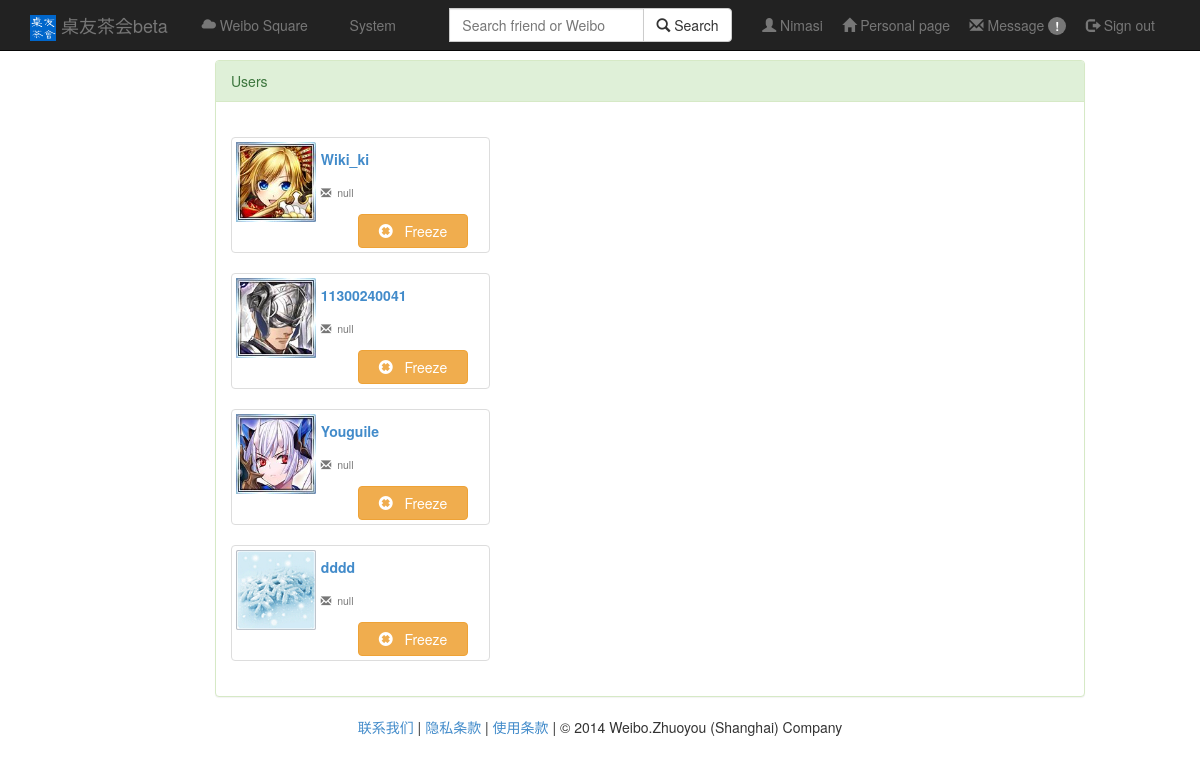
/system (signed in), run on the app's committed database.
### app/models.py (models this page shows, shortened)
class User(db.Model):
    username = db.Column(db.String(128) , primary_key = True)
    url = db.Column(db.String(128))#头像
    nickname = db.Column(db.String(128) , index = True)
    email = db.Column(db.String(128) , index = True)
    password = db.Column(db.String(256) , index = True)
    state = db.Column(db.SmallInteger , default = STATE_OK)#激活和非激活状态
    role = db.Column(db.SmallInteger ,default = ROLE_USER)#用户和管理员两种权限
    lvip = db.Column(db.SmallInteger , default = 0)#活跃度等级
    point = db.Column(db.SmallInteger , default = 0)#活跃度分值

### app/views.py (the view)
@app.route('/system')
def system():
        if 'username' in session:
                Username = session['username']
                ret = models.User.query.filter_by(username=Username).first()
                posts = models.User.query.filter_by().all()
                if ret.role == 1:
                        return render_template("system.html",posts=posts,ret=ret,nickname=ret.nickname)
                else:
                        return render_template("error.html")
        return render_template("error.html")

### app/templates/system.html (shortened to what this page needs)
{% extends "base.html" %}
{% block content %}
<br>
<br>
<br>
<div class="container-fluid">
      <div class="row">
        <div class="col-md-9 col-md-offset-2">
			<div class="panel panel-success">
				<div class="panel-heading">Users</div>
				<div class="panel-body">
					{% for post in posts %}
					<div class="row">
					  <div class="col-sm-6 col-md-4">
						<div class="thumbnail">
							<div class="row">
								<div class="col-md-3">
									<img src="{{post.url}}" height="80" width="80"></img>
								</div>
								<div class="col-md-9">
									<div class="col-md-4">
										<a class="text-left" href="/homepage?uid={{post.username}}"><h5><b>{{post.username}}</b></h5></a>
									</div>
									<div class="col-md-7">
									</div>
									<div class="col-md-12">
											<label for="friendcard" id="email"><h5><small><span class="glyphicon glyphicon glyphicon-envelope"></span>&nbsp;&nbsp;{{post.email}}</small></h5></label>
									</div>
									<div class="row">
										<div class="col-md-8 col-md-offset-3">
											<button type="submit" class="btn btn-warning btn-block" id="Freeze"><span class="glyphicon glyphicon-remove-sign"></span>&nbsp;&nbsp; Freeze</button>
										</div>
									</div>
								</div>
							</div>
						</div>
					  </div>
					  </div>
					{% endfor %}
					</div>
				</div>
			</div>
        </div>
      </div>
{% endblock %}

### app/templates/base.html (shortened to what this page needs)
<html>
<head>
<link href="/static/css/bootstrap.min.css" rel="stylesheet">
</head>
<body>
<div class="navbar navbar-inverse navbar-fixed-top" role="navigation">
	<div class="container">
		<div class="navbar-header">
			<a class="navbar-brand" href="/home"><img src="/static/pic/icon.jpg" height="26" width="26"></img> 桌友茶会beta</a>
		</div>
		<p class="navbar-text navbar-left">
			&nbsp;<a href="/square" class="navbar-link"><span class="glyphicon glyphicon-cloud"></span>&nbsp;Weibo Square</a>&nbsp;
		</p>
		<p class="navbar-text navbar-left">
			&nbsp;<a href="/system" class="navbar-link">&nbsp;System</a>&nbsp;
		</p>
		<p class="navbar-text navbar-right">
			<span class="glyphicon glyphicon-user"></span><a href="/settings/profile" class="navbar-link" id = "Nick">&nbsp;{{ nickname }}</a>&nbsp;&nbsp;&nbsp;&nbsp;
			<a href="/homepage?uid=self" class="navbar-link"><span class="glyphicon glyphicon glyphicon-home"></span> Personal page</a>&nbsp;&nbsp;&nbsp;&nbsp;
			<a href="/message/letter" class="navbar-link"><span class="glyphicon glyphicon-envelope"></span> Message&nbsp;<span class="badge">!</span></a>&nbsp;&nbsp;&nbsp;&nbsp;
			<a href="/logout" class="navbar-link"><span class="glyphicon glyphicon-log-out"></span> Sign out</a>
		</p>
		<form class="navbar-form navbar-right" role="form" action = "/result" method = "post">
			<div class="input-group">
				<div class="form-group">
				<input type="text" class="form-control" name = "query" placeholder="Search friend or Weibo">
				</div>
				<span class="input-group-btn">
					<button class="btn btn-default" type="submit" ><span class="glyphicon glyphicon-search"></span>&nbsp;Search</button>
				</span>
			</div>&nbsp;&nbsp;&nbsp;&nbsp;
		</form>
	</div>
</div>
	{% block content %} {% endblock %}
	<footer>
		<p align="center"><a href="">联系我们</a> | <a target="_blank" href="">隐私条款</a> | <a target="_blank" href="">使用条款</a> | © 2014 Weibo.Zhuoyou (Shanghai) Company</p>
	</footer>
  </body>
</html>

### data on the page
User: nickname "Nimasi", url (picture), username "Youguile", email "null"
User: url (picture), username "Wiki_ki", email "null"
User: url (picture), username "11300240041", email "null"
User: url (picture), username "dddd", email "null"
